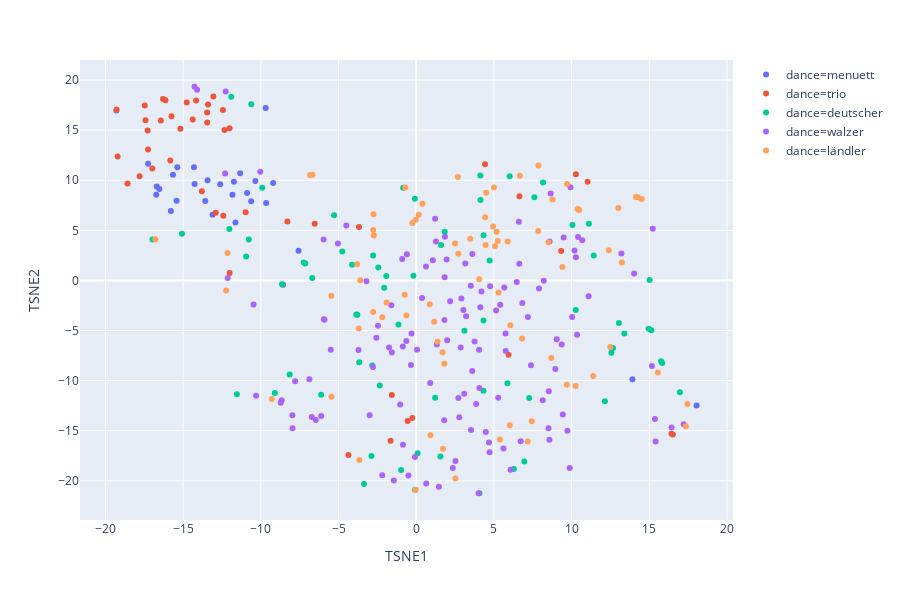

This figure's notebook cell:
### Markdown cell above
Unsupervised dimensionality reduction.

### Code cell
feature_matrix = features[top_features.index].to_numpy()
#feature_matrix = features.drop(columns=['dance', 'dance_num_label', 'path', 'gt_mode', 'id', 'D', 'no']).to_numpy()
labels = features[['dance_num_label']].to_numpy()
labels = np.ravel(labels)

scaler = StandardScaler()
scaler.fit(feature_matrix)
feature_matrix_scaled = scaler.transform(feature_matrix)


tSNE(feature_matrix_scaled)

px.scatter(features, x = 'TSNE1', y = 'TSNE2', color = 'dance')

### Figure 1 — Plotly figure (JSON) as saved in the notebook; plotly's stock layout.template omitted (floating-point values rounded to 4 significant figures; data arrays with more than 128 entries replaced by an {"elided": "..."} marker saying what was removed)
{"data": [{"hoverlabel": {"namelength": 0}, "hovertemplate": "dance=menuett<br>TSNE1=%{x}<br>TSNE2=%{y}", "legendgroup": "dance=menuett", "marker": {"color": "#636efa", "symbol": "circle"}, "mode": "markers", "name": "dance=menuett", "showlegend": true, "type": "scatter", "x": [-9.655, -8.572, -16.73, -19.29, -10.62, -17.25, -11.73, -15.37, -9.205, -10.35, -13.58, -11.33, -11.63, -16.53, -16.7, -14.3, -13.43, -13.11, -15.79, -12.61, -14.26, -15.42, 18.05, -10.88, -9.686, -11.82, -7.571, -15.65, 13.92], "xaxis": "x", "y": [7.725, -0.4174, 8.553, 16.97, 7.907, 11.64, 9.855, 11.3, 9.731, 9.924, 7.921, 10.69, 5.773, 9.133, 9.389, 11.29, 10.01, 6.554, 6.942, 9.594, 9.633, 7.945, -12.49, 8.727, 17.21, 8.558, 2.963, 10.56, -9.857], "yaxis": "y"}, {"hoverlabel": {"namelength": 0}, "hovertemplate": "dance=trio<br>TSNE1=%{x}<br>TSNE2=%{y}", "legendgroup": "dance=trio", "marker": {"color": "#EF553B", "symbol": "circle"}, "mode": "markers", "name": "dance=trio", "showlegend": true, "type": "scatter", "x": [-14.77, -17.42, -8.289, -12.9, -13.45, -12.41, -10.98, -15.18, -19.29, -12.33, -6.53, -17.8, -15.83, -17.26, -16.29, -16.98, -17.28, -18.58, -15.75, -16.43, -13.39, -17.47, -14.38, -12.01, 11.03, 16.42, 5.944, -0.5529, -0.251, -4.362, -3.681, -1.568, -12.44, 16.51, 10.28, 4.433, 9.332, -1.649, -13.05, -13.45, -12.01, -16.14, -13.79, -14.17, -19.22, 6.645], "xaxis": "x", "y": [17.77, 15.98, 5.879, 6.759, 15.77, 6.461, 6.811, 15.15, 17.06, 15.01, 5.651, 10.41, 11.97, 13.07, 18.11, 11.16, 14.96, 9.671, 16.38, 15.96, 17.56, 17.46, 16.07, 15.2, 9.852, -15.31, -7.411, -14.04, -13.73, -17.43, 5.344, -11.43, 17.01, -15.36, 10.6, 11.59, 2.93, -16.01, 18.36, 16.77, 0.7369, 17.98, 8.907, 17.96, 12.38, 8.402], "yaxis": "y"}, {"hoverlabel": {"namelength": 0}, "hovertemplate": "dance=deutscher<br>TSNE1=%{x}<br>TSNE2=%{y}", "legendgroup": "dance=deutscher", "marker": {"color": "#00cc96", "symbol": "circle"}, "mode": "markers", "name": "dance=deutscher", "showlegend": true, "type": "scatter", "x": [4.131, 16.97, -11.9, 12.67, 15.76, -11.54, -10.61, 8.164, -10.95, 15.83, -9.906, 6.017, -2.875, -2.342, -1.925, 5.874, -4.128, -2.059, -0.1747, 4.334, -2.438, -6.689, -4.759, 7.271, -3.36, 15.02, -10.77, 7.605, 10.06, -0.9717, -8.636, 4.337, -16.97, 10.27, 6.285, -3.667, -2.771, 6.958, -0.0733, -9.099, -5.282, 12.56, -6.115, 4.329, 12.15, 14.96, 15.14, 13.4, 1.562, 0.08983, 13.05, -12.03, 11.11, -1.143, -2.832, -0.08437, -3.79, -3.858, 1.838, 4.066, 11.43, -7.241, 4.723, -8.142, 1.217, 4.142, -15.08, -7.134, 3.106, 1.598, -0.8375], "xaxis": "x", "y": [10.47, -11.16, 18.34, -6.73, -8.06, -11.36, 17.58, 9.767, 2.396, -8.227, 9.263, 10.4, -17.51, -10.48, 0.4447, -10.27, 1.573, -0.719, 0.4771, -3.987, 1.296, 0.253, 2.898, -11.74, -20.31, 0.05512, 4.088, 8.298, 5.546, -18.92, -0.39, 4.513, 4.095, -2.941, -18.82, -8.161, 2.503, -18.08, -20.89, -11.23, 6.513, -7.227, -11.4, -11.0, -12.05, -4.808, -4.977, -5.302, -17.58, -17.25, -4.252, 5.141, 5.661, -4.387, -8.486, 8.15, -3.416, -3.398, 4.85, -21.24, 2.497, 1.792, 1.996, -9.399, -11.71, 8.04, 4.654, 1.687, -5.024, 3.544, 9.243], "yaxis": "y"}, {"hoverlabel": {"namelength": 0}, "hovertemplate": "dance=walzer<br>TSNE1=%{x}<br>TSNE2=%{y}", "legendgroup": "dance=walzer", "marker": {"color": "#ab63fa", "symbol": "circle"}, "mode": "markers", "name": "dance=walzer", "showlegend": true, "type": "scatter", "x": {"elided": "132 float values"}, "xaxis": "x", "y": {"elided": "132 float values"}, "yaxis": "y"}, {"hoverlabel": {"namelength": 0}, "hovertemplate": "dance=ländler<br>TSNE1=%{x}<br>TSNE2=%{y}", "legendgroup": "dance=ländler", "marker": {"color": "#FFA15A", "symbol": "circle"}, "mode": "markers", "name": "dance=ländler", "showlegend": true, "type": "scatter", "x": [3.475, 0.4061, 0.1621, -2.183, -0.7013, -0.2564, -2.767, -9.294, 1.811, -0.03253, 2.501, -16.79, 5.89, 4.465, -3.701, -1.904, 5.071, 0.8732, -12.14, 17.36, 11.39, 2.52, 7.438, 2.708, 10.49, 1.374, 10.26, -0.6343, 9.691, -5.451, 1.7, 6.67, 8.771, 12.49, 14.14, 14.25, 4.944, 5.246, 14.51, -3.601, -6.676, -2.743, 4.437, 5.004, -6.835, -2.769, 2.679, -3.799, 13.02, 10.39, 5.384, 1.155, 1.727, 9.407, 7.849, 0.9226, -0.7411, 12.4, 8.51, -5.458, 5.178, 4.053, 7.173, 9.709, -2.727, 6.025, -3.661, 6.061, 8.689, 17.45, 15.55, -12.23, -0.03378, 13.24, 5.299, 6.817, 7.868, 4.502], "xaxis": "x", "y": [4.159, 7.664, 6.546, -3.662, 9.274, 5.724, -3.16, -11.84, -8.322, 6.049, 3.691, 4.102, 3.88, 3.545, -4.793, -2.19, 3.423, -2.385, 2.743, -14.55, -9.535, -19.77, -14.04, 2.676, 7.025, -6.114, -10.52, -3.499, -10.42, -11.62, -7.178, 10.44, 8.086, -6.634, 8.33, 8.311, 5.378, 3.942, 8.118, 0.01743, 10.54, 6.597, 6.308, 9.269, 10.52, 5.048, 10.33, 1.62, 7.232, 7.142, -15.86, -4.118, -16.8, 1.342, 4.936, -15.44, -1.435, 3.007, 3.814, -1.527, 4.853, 0.1225, -16.06, 9.63, 4.478, -14.45, -17.91, -4.477, -7.75, -12.33, -9.186, -1.004, -20.88, 1.8, -1.214, -5.796, 11.47, 8.761], "yaxis": "y"}], "layout": {"height": 600, "legend": {"tracegroupgap": 0}, "margin": {"t": 60}, "xaxis": {"anchor": "y", "domain": [0, 1], "title": {"text": "TSNE1"}}, "yaxis": {"anchor": "x", "domain": [0, 1], "title": {"text": "TSNE2"}}}}
